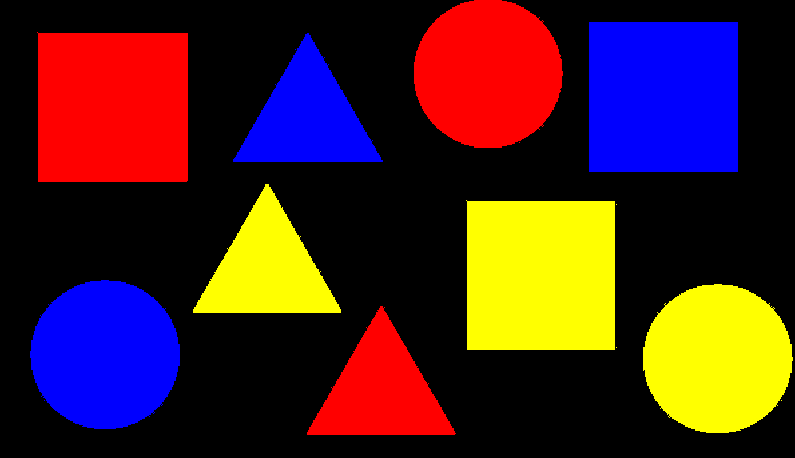
//> input picture task5/image.png, 795 x 458 px
$ ./main   (built with g++ and OpenCV 4)
//> lines starting //> are read from the running program, lines starting //| are printed output that depends on the picture; after the words box and inside, x2 and y2 are one past the last pixel; in counts of white or black regions, pixels touching at a corner belong together
#include <iostream>
#include <string>
#include <opencv2/core.hpp>
#include <opencv2/imgproc.hpp>
#include <opencv2/highgui.hpp>

void drawContour(cv::InputArray &array, cv::InputArray &image, std::string name);

int main( void ){
    std::string image_path = cv::samples::findFile("/Users/yasha_nev/projects/opencvPractice/image.png");
    cv::Mat image = cv::imread(image_path, cv::IMREAD_COLOR);
//> image is the input picture: 458 rows x 795 cols, CV_8UC3; mean B, G, R 34.8, 34.6, 69.4
    cv::Mat imageColor, imageGray, cannyColor, cannyGray;

    if(image.empty()){
        std::cout << "Could not read the image: " << image_path << std::endl;
        return 1;
    }

    cv::cvtColor(image, imageGray, cv::COLOR_BGR2GRAY);

    cv::GaussianBlur(image, imageColor, cv::Size(9, 9), 0);
    cv::GaussianBlur(imageGray, imageGray, cv::Size(3, 3), 0);
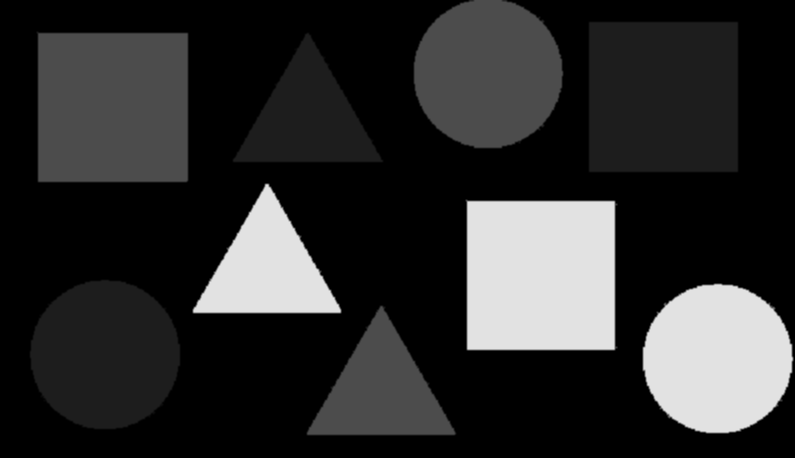
//> imageGray: 458 rows x 795 cols, CV_8UC1; min 0, max 226, mean 45

    cv::Canny(imageColor, cannyColor, 50, 200, 3);
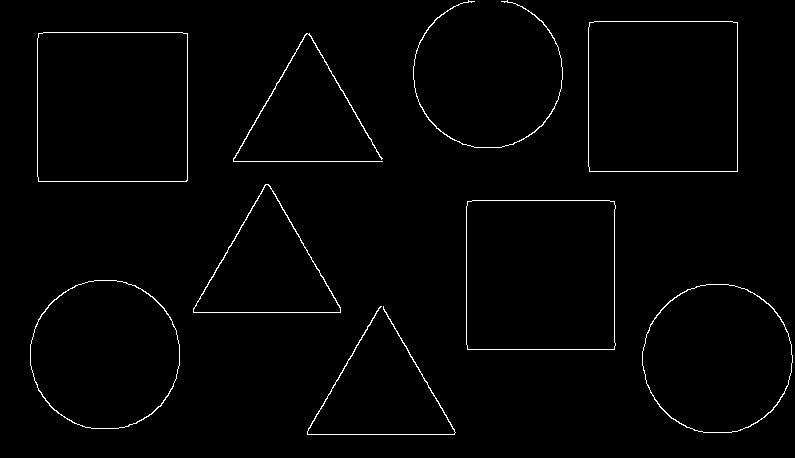
//> cannyColor: 458 rows x 795 cols, CV_8UC1; 1.4% white in thin lines or dots
    cv::Canny(imageGray, cannyGray, 50, 50, 3);
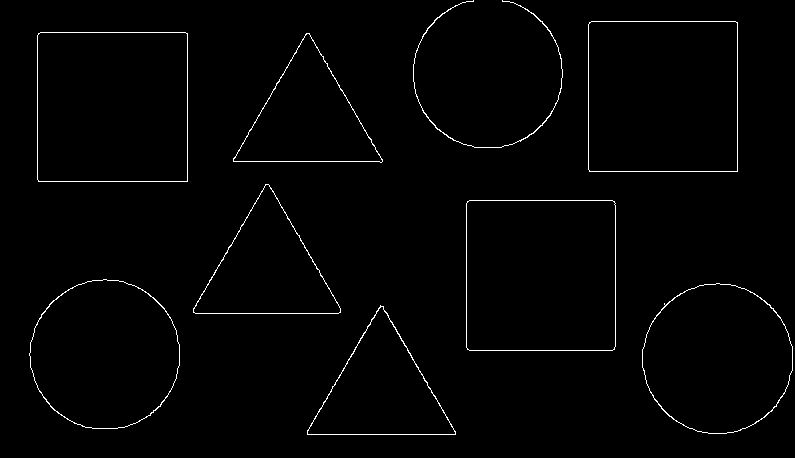
//> cannyGray: 458 rows x 795 cols, CV_8UC1; 1.3% white in thin lines or dots

    drawContour(cannyColor, image, "color");
    drawContour(cannyGray, image, "gray");

    cv::waitKey(0);
    return 0;
}

void drawContour(cv::InputArray &array, cv::InputArray &image, std::string name){
//> called with name = "color"
    std::vector<std::vector<cv::Point>> contours;
    std::vector<cv::Vec4i> hierarchy;
    cv::RNG rng(12345);

    cv::findContours( array, contours, hierarchy, cv::RETR_TREE, cv::CHAIN_APPROX_SIMPLE );
//> contours = 15 contours; largest, box (x1, y1, x2, y2) and area: (588, 21, 738, 172) 22331, (37, 32, 188, 182) 22330, (588, 21, 738, 172) 22329, (37, 32, 188, 182) 22328, (466, 200, 616, 350) 22040

    cv::Mat output(cv::Mat::zeros( image.size(), CV_8UC3 ));
    for( size_t i = 0; i< contours.size(); i++ ){
        cv::Scalar color = cv::Scalar( rng.uniform(0, 256), rng.uniform(0,256), rng.uniform(0,256) );
        cv::drawContours(output, contours, (int) i, color, 2, cv::LINE_8, hierarchy, 0 );
    }
//> this loop made 15 passes

    for(auto &contour : contours){
        auto moment = cv::moments(contour);
        auto point = cv::Point( static_cast<float>(moment.m10 / (moment.m00 + 1e-5)),
                                static_cast<float>(moment.m01 / (moment.m00 + 1e-5)));

        std::vector<cv::Point> contoursOUT;

        cv::approxPolyDP(cv::Mat(contour), contoursOUT, 5, true );

        if (contoursOUT.size() == 4){
            cv::putText(output, "rect", point, 1, 1, cv::Scalar(255, 255, 255));
        }
        else if (contoursOUT.size() == 3){
            cv::putText(output, "triangle", point, 1, 1, cv::Scalar(255, 255, 255));
        }
        else{
            cv::putText(output, "circle", point, 1, 1, cv::Scalar(255, 255, 255));
        }
    }
//> this loop made 15 passes
//> point on passes 1, 2, 3, 4, 5, 6, 7, 10, 13, 14, 15: Point(381, 367), Point(717, 358), Point(717, 358), Point(104, 354), Point(104, 354), Point(540, 274), Point(540, 274), Point(306, 96), Point(662, 96), Point(662, 96), Point(485, 73)
//> (point, contoursOUT) on passes 8, 9, 11, 12: (Point(266, 268), 3 Points (x, y): [265, 184], [193, 312], [340, 312]), (Point(266, 268), 3 Points (x, y): [266, 184], [339, 312], [193, 311]), (Point(112, 106), 4 Points (x, y): [38, 33], [38, 181], [187, 180], [187, 33]), (Point(112, 106), 4 Points (x, y): [39, 33], [186, 33], [187, 179], [39, 181])
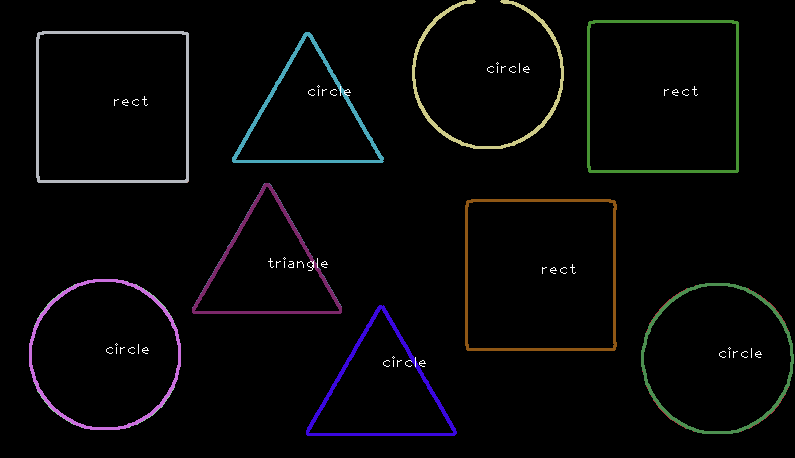
//> output: 458 rows x 795 cols, CV_8UC3; mean B, G, R 6.2, 5.7, 5.9
//> call 2 of drawContour, with name = "gray"
//> in drawContour (call 2), `cv::findContours( array, contours, hierarchy, cv::RETR_TREE, cv::CHAIN..`: contours = 17 contours; largest, box (x1, y1, x2, y2) and area: (37, 32, 188, 182) 22343, (588, 21, 738, 172) 22343, (37, 32, 188, 182) 22341, (588, 21, 738, 172) 22341, (466, 200, 616, 351) 22332
//> the loop in drawContour (call 2), `for( size_t i = 0; i< contours.size(); i++ )` made 17 passes
//> after the loop in drawContour (call 2), `for( size_t i = 0; i< contours.size(); i++ )`:
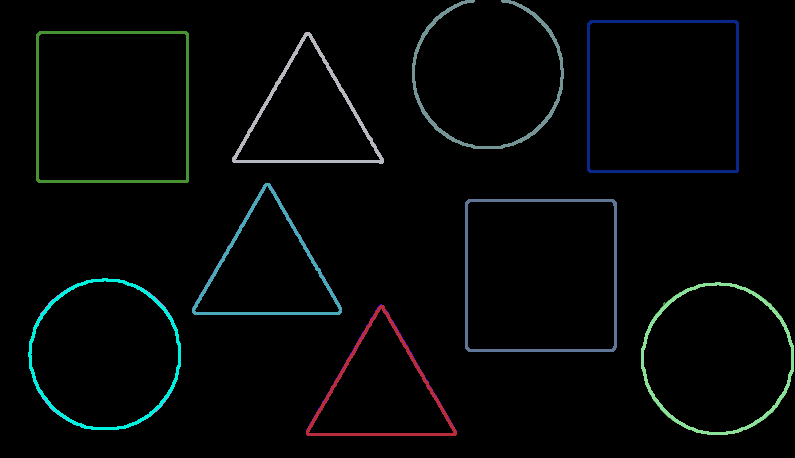
//> output: 458 rows x 795 cols, CV_8UC3; mean B, G, R 6, 6, 3.9
//> the loop in drawContour (call 2), `for(auto &contour : contours)` made 17 passes
//> (point, contoursOUT) on passes 1, 2, 9, 10, 11, 12, 13, 14: (Point(380, 390), 3 Points (x, y): [380, 305], [307, 434], [455, 434]), (Point(380, 390), 3 Points (x, y): [381, 306], [454, 434], [307, 433]), (Point(266, 269), 3 Points (x, y): [265, 184], [193, 312], [340, 312]), (Point(266, 269), 3 Points (x, y): [266, 184], [338, 313], [193, 311]), (Point(307, 117), 3 Points (x, y): [306, 33], [233, 161], [381, 162]), (Point(307, 117), 3 Points (x, y): [307, 33], [381, 162], [233, 160]), (Point(112, 106), 4 Points (x, y): [38, 33], [38, 181], [187, 181], [187, 33]), (Point(112, 106), 4 Points (x, y): [37, 35], [185, 32], [187, 180], [39, 181])
//> pass 3, in drawContour (call 2), `cv::putText(output, "circle", point, 1, 1, cv::Scalar(255, 255, 255));`:
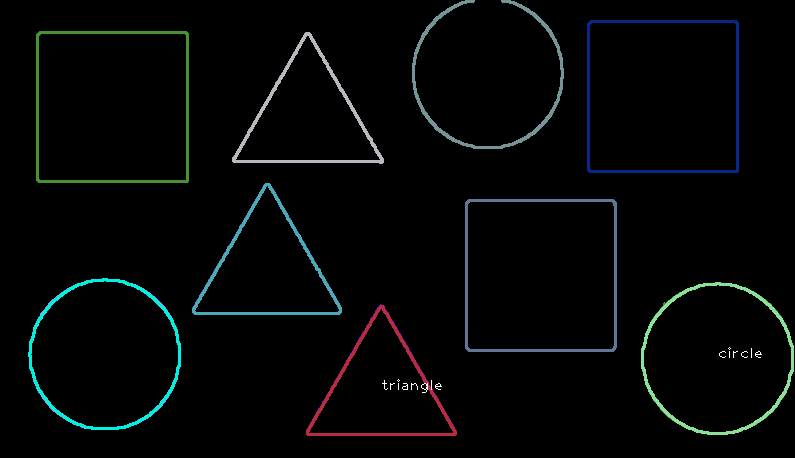
//> output: 458 rows x 795 cols, CV_8UC3; mean B, G, R 6.1, 6.1, 4.1
//> after the loop in drawContour (call 2), `for(auto &contour : contours)`:
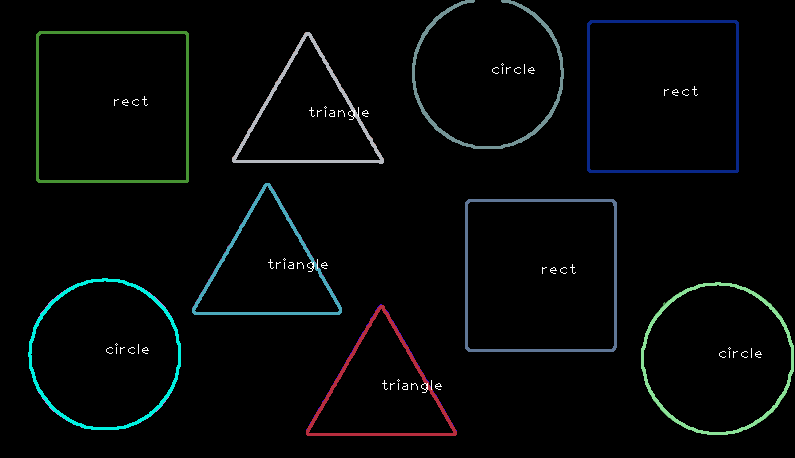
//> output: 458 rows x 795 cols, CV_8UC3; 0.17% of pixels changed, all inside (x1, y1, x2, y2) = (106, 63, 698, 354)

    cv::imshow(name, output);
}
